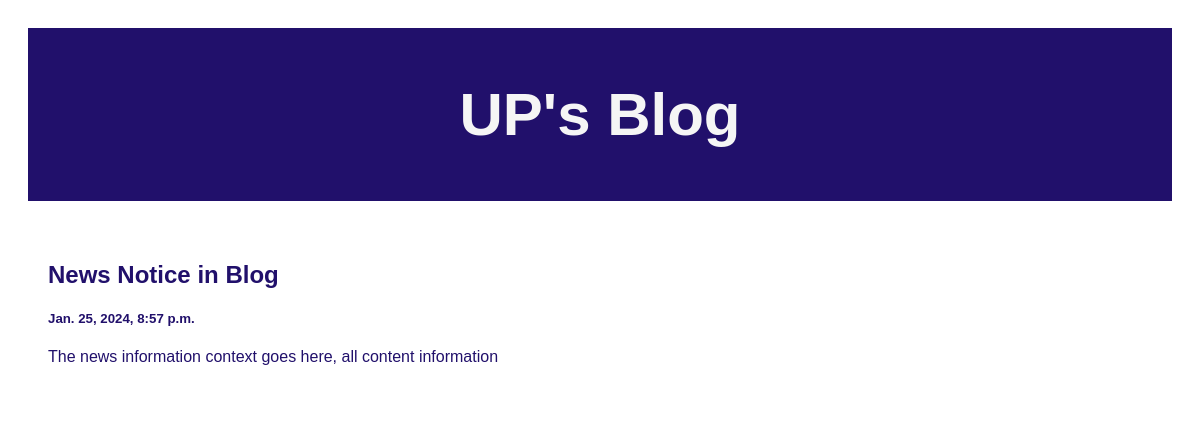
Before: / with the older database file.
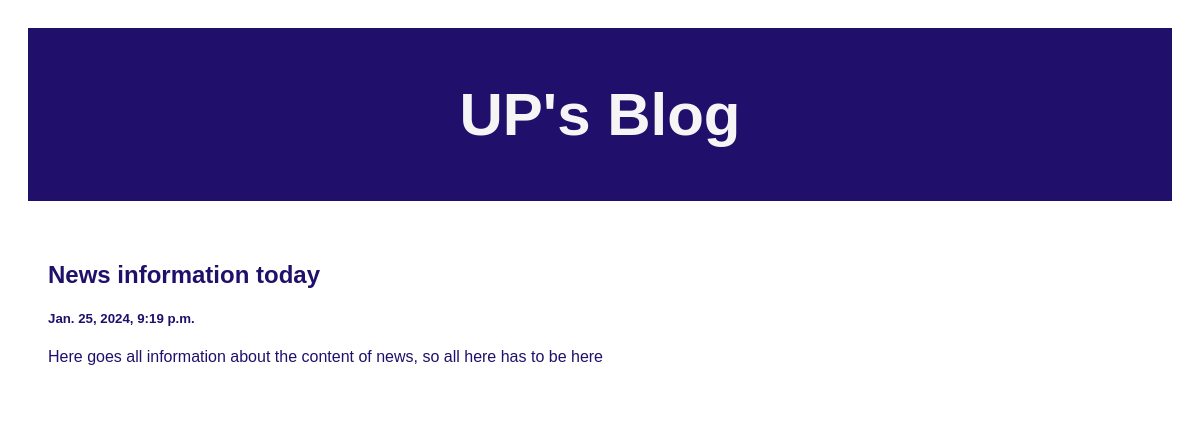
After: the same page with the newer database file.
### posts/models.py (models this page shows)
class Post(models.Model):
    title = models.CharField(max_length=100)
    body = models.TextField(max_length=10000)
    name = models.CharField(max_length=50, blank=True, null=True)
    created_at = models.DateTimeField(default=datetime.now, blank=True)

### posts/views.py (the view)
def index(request):
    posts = Post.objects.all()
    return render(request, 'index.html', {'posts':posts})

### templates/index.html (shortened to what this page needs)
<!DOCTYPE html>
<html>
<head>
</head>
<body>
<div class="header">
  <h2 style="color:whitesmoke;">UP's Blog</h2>
</div>
<div class="row">
  <div class="leftcolumn">
    {% for post in posts reversed %}
    <div class="card">
      <a style="text-decoration: none; color: #21106b;" href="/post/{{post.id}}">
        <h2>{{post.title}}</h2>
        <h5>{{post.created_at}}</h5>
        <p>{{post.body|truncatewords:20}}</p>
      </a>
    </div>
    {% endfor %}
  </div>
</div>
</body>
</html>

### templates/index.html (style rules this page uses)
* { box-sizing: border-box; }
body { font-family: Arial; padding: 20px; background: #ffffff; }
.header { padding: 2px; font-size: 40px; text-align: center; background: #21106b; }
.leftcolumn { float: left; width: 100%; }
.card { background-color: white; padding: 20px; margin-top: 20px; }
.row:after { content: ""; display: table; clear: both; }

Changed rows visible on the page:
removed Post: title "News Notice in Blog", created_at "Jan. 25, 2024, 8:57 p.m.", body "The news information context goes here, all content information"
added Post: title "News information today", created_at "Jan. 25, 2024, 9:19 p.m.", body "Here goes all information about the content of news, so all here has to be here"
